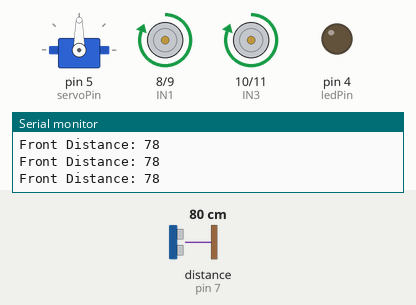
Simulated run of this sketch. Board: Arduino Uno, built with avr-gcc and run on an emulated ATmega328P. Shown: servo, motor-driver pin pairs drawn as motors (green arrow = first pin HIGH = forward, orange = second pin HIGH = backward, longer = more drive), output pins drawn as LEDs (lit = HIGH), the last lines printed to the serial monitor. Wiring (inferred from the names in the program): ultrasonic range finder: trigger pin 6; echo pin 7. The inputs (shaded band) are chosen by the test bench; at power-on: distance to the obstacle (sensor on pin 7) 80 cm. The echo pulse lasts 58.3 µs per cm; pins used as bus, display or sensor lines are not drawn.

Above: at 1.9 s.
2.0 s: distance to the obstacle (sensor on pin 7) set to 23 cm
3.5 s: distance to the obstacle (sensor on pin 7) set to 18 cm
At 4.2 s:
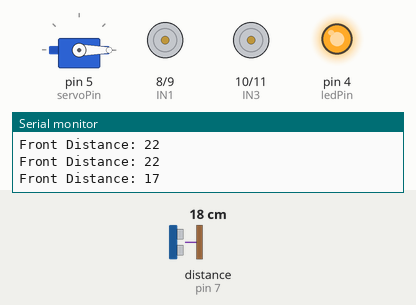
At 6.1 s:
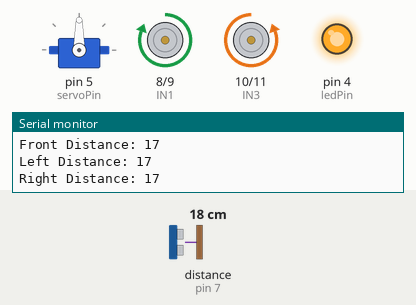
6.8 s: distance to the obstacle (sensor on pin 7) set to 35 cm
At 7.5 s:
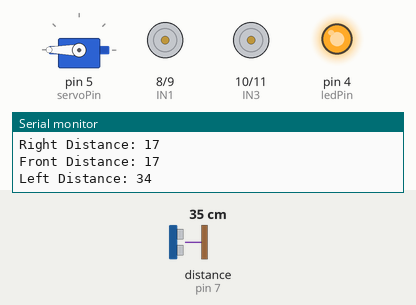
Timing chart, 0 to 10.6 s (numbered marks = the images above; inputs shaded):
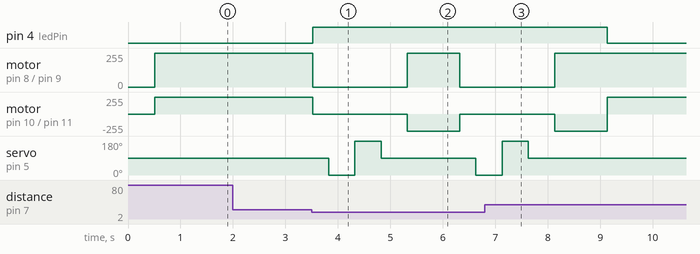

Measured:
- the behaviour switches between 21 and 20 cm on distance to the obstacle (sensor on pin 7) (found by bisection; images 0 and 1)
- after the input at 3.5 s, pin 4 (ledPin): LOW → HIGH at once; motor on pin 8 (IN1) / pin 9 (IN2): forward 255/255 → stopped at once, → forward 255/255 1.8 s later, → stopped 1.0 s later
- after the input at 6.8 s, pin 4 (ledPin): HIGH → LOW after 2.3 s; motor on pin 8 (IN1) / pin 9 (IN2): goes on until 8.1 s, then stays forward 255/255; servo on pin 5 (servoPin): goes on until 7.6 s, then stays 90°

The sketch:

LawnMower.ino
```cpp
#include <Servo.h>
const int IN1 = 8;
const int IN2 = 9;
const int IN3 = 10;
const int IN4 = 11;
const int trigPin = 6;
const int echoPin = 7;
const int servoPin = 5;
Servo scanServo;
const int ledPin = 4;
const int distanceThreshold = 20;
void setup() {
pinMode(IN1, OUTPUT);
 pinMode(IN2, OUTPUT);
 pinMode(IN3, OUTPUT);
 pinMode(IN4, OUTPUT);
 pinMode(trigPin, OUTPUT);
 pinMode(echoPin, INPUT);
 pinMode(ledPin, OUTPUT);
 scanServo.attach(servoPin);
 scanServo.write(90);
Serial.begin(9600);
}
long getDistance() {
 digitalWrite(trigPin, LOW);
 delayMicroseconds(2);

 digitalWrite(trigPin, HIGH);
 delayMicroseconds(10);
 digitalWrite(trigPin, LOW);

 long duration = pulseIn(echoPin, HIGH, 30000);
 long distance = duration * 0.034 / 2;
 return distance;
}
void moveForward() {
 digitalWrite(IN1, HIGH);
 digitalWrite(IN2, LOW);
 digitalWrite(IN3, HIGH);
 digitalWrite(IN4, LOW);
}
void moveBackward() {
 digitalWrite(IN1, LOW);
 digitalWrite(IN2, HIGH);
 digitalWrite(IN3, LOW);
 digitalWrite(IN4, HIGH);
}
void turnLeft() {
 digitalWrite(IN1, LOW);
 digitalWrite(IN2, HIGH);
 digitalWrite(IN3, HIGH);
 digitalWrite(IN4, LOW);
}
void turnRight() {
 digitalWrite(IN1, HIGH);
 digitalWrite(IN2, LOW);
 digitalWrite(IN3, LOW);
 digitalWrite(IN4, HIGH);
}
void stopMotors() {
 digitalWrite(IN1, LOW);
 digitalWrite(IN2, LOW);
 digitalWrite(IN3, LOW);
 digitalWrite(IN4, LOW);
}
void loop() {
 scanServo.write(90);
 delay(500);
 int frontDistance = getDistance();
 Serial.print("Front Distance: ");
 Serial.println(frontDistance);
 if (frontDistance < distanceThreshold) {
 digitalWrite(ledPin, HIGH);
 stopMotors();
 delay(300);
 scanServo.write(0);
 delay(500);
 int leftDistance = getDistance();
 Serial.print("Left Distance: ");
 Serial.println(leftDistance);
 scanServo.write(180);
 delay(500);
 int rightDistance = getDistance();
 Serial.print("Right Distance: ");
 Serial.println(rightDistance);
 scanServo.write(90);
 delay(500);
 if (leftDistance > rightDistance) {
 turnLeft();
 delay(400);
 } else {
 turnRight();
 delay(400);
 }
 } else {
 digitalWrite(ledPin, LOW);
 moveForward();
 }
 delay(100);
}
```
